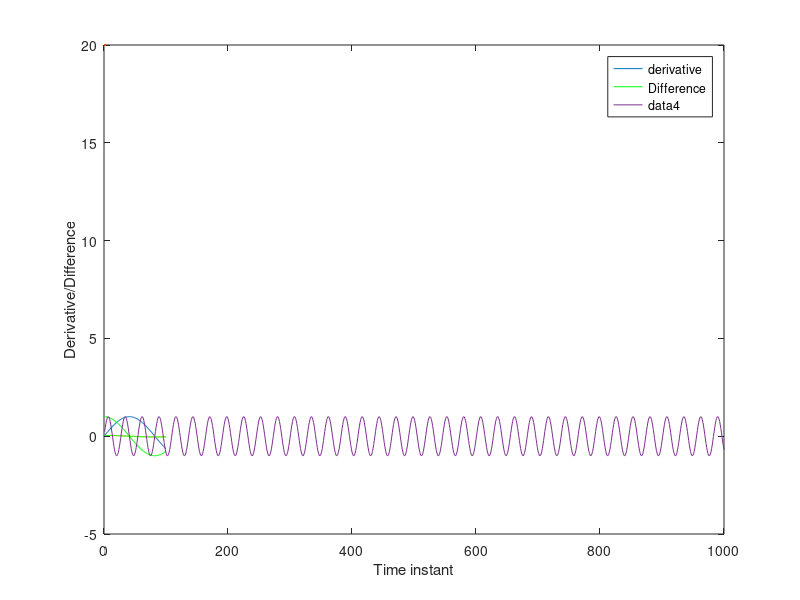

Write the MATLAB code that produced this figure.
%% Question 1.

% Integers from 100 to 1
t1 = 100:-1:1;

% Integers from 1 to 100 with intervals of 2
t2 = 1:2:100;

%% Question 2.

t1 = 1:100

f=50
F=8192
y=sin(2*pi*t1*(f/F))

y2=cos(2*pi*t1*(f/F))

plot(t1,y)
hold on
plot(t1,y2,'g')
xlabel('Time instant');
ylabel('Amplitude')
legend('Sine','Cosine');

diff = abs(y-y2);
[min_value, min_index] = min(diff);
intersection_point = t1(min_index)
plot(intersection_point)
% The intersection point of the signal visually is where y == y2 which is
% intersection_point(t1=20).

% Calculating the exact intersection point involves numerical analysis
% taking into account mathematical properties paterning to sine and
% cosine function respectively making it a complex procedure.

%% Question 3.

t1 = 1:100;
y1 = sin(2*pi*t1*(f/F));

% Calculate the derivative using finite differences
derivative_y1 = y1(2:end) - y1(1:end-1);

% Calculate the difference
diff_y1 = y1(2:end) - y1(1:end-1);

plot(t1(2:end),derivative_y1)
hold on
plot(t1(2:end),diff_y1,"g")
xlabel('Time instant');
ylabel('Derivative/Difference');
legend("derivative","Difference")

%% Question 4.

% Load Data
matrix = load('Matrix.txt')

% Locate 5th Row
fifth_row = matrix(5,:)
plot(fifth_row)

% Sound of 5th Row
soundsc(fifth_row)

% Mean of Row, Column, and Whole Matrix
row_mean = mean(matrix, 2);
column_mean = mean(matrix, 1);
matrix_mean = mean(matrix,"all");

disp('Row Mean:'); disp(row_mean);
disp('Column Mean:'); disp(column_mean);
disp('Matrix Mean:'); disp(matrix_mean);

%% Question 5.

% Step 1: Load Data
data = load('Matrix.txt');

% Step 2: Determine Amplitude
amplitudes = rms(data, 2);

% Step 3: Signal with min Amplitude
[min_amplitude, signal_index] = min(amplitudes);

% Signal sound
soundsc(data(3,:))

%% Question 6.

% Step 1: Import Data
data = importdata('inco13par.txt');
numeric_data = data.data

% Step 2: Get Number of Cases and Variables
[num_row, num_col] = size(numeric_data)

% Step 3: Count Missing Values for Each Variable
numb_missing_values = sum(isnan(numeric_data));

disp(['Number of Cases: ', num2str(num_row)]);
disp(['Number of Variables: ', num2str(num_col)]);
disp('Number of Missing Values for Each Variable:');
disp(numb_missing_values);


